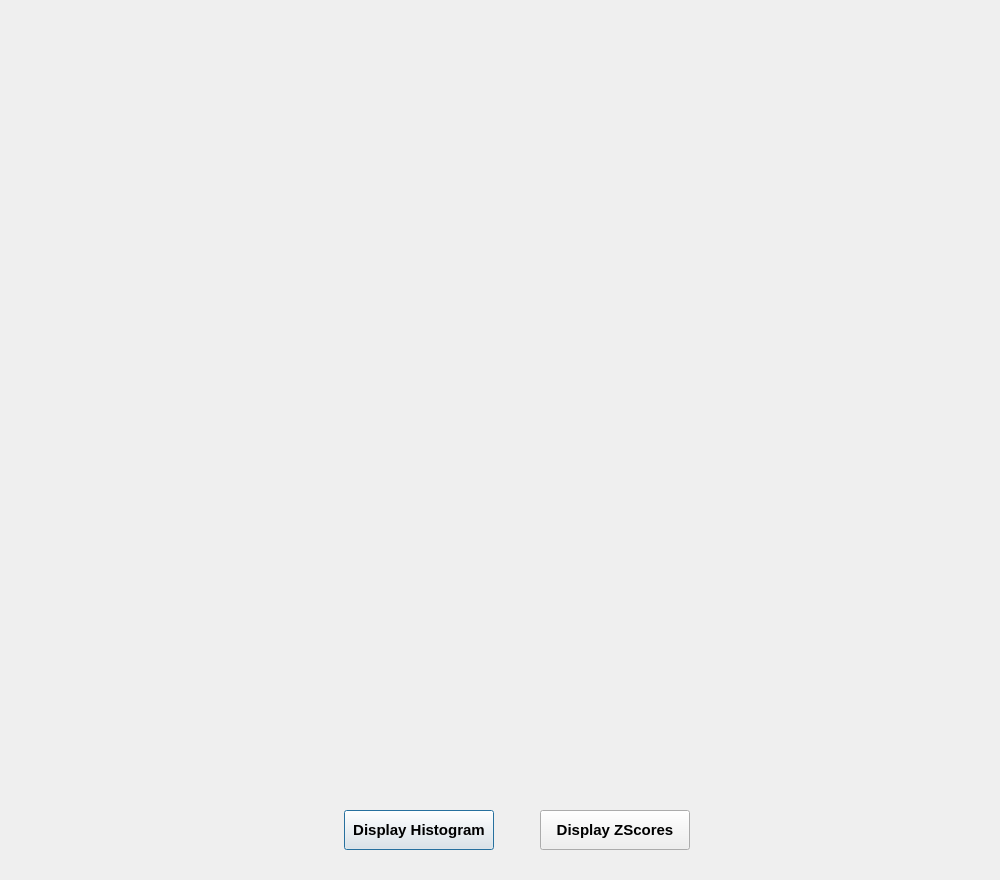
<?xml version="1.0" encoding="UTF-8"?>
<ui version="4.0">
 <class>Dialog</class>
 <widget class="QDialog" name="Dialog">
  <property name="geometry">
   <rect>
    <x>0</x>
    <y>0</y>
    <width>1000</width>
    <height>880</height>
   </rect>
  </property>
  <property name="windowTitle">
   <string>Dialog</string>
  </property>
  <widget class="QWidget" name="verticalLayoutWidget">
   <property name="geometry">
    <rect>
     <x>0</x>
     <y>0</y>
     <width>991</width>
     <height>781</height>
    </rect>
   </property>
   <layout class="QVBoxLayout" name="graphsLayout"/>
  </widget>
  <widget class="QPushButton" name="displayHistogrambutton">
   <property name="geometry">
    <rect>
     <x>344</x>
     <y>810</y>
     <width>150</width>
     <height>40</height>
    </rect>
   </property>
   <property name="font">
    <font>
     <family>Arial</family>
     <pointsize>11</pointsize>
     <weight>75</weight>
     <bold>true</bold>
    </font>
   </property>
   <property name="text">
    <string>Display Histogram</string>
   </property>
  </widget>
  <widget class="QPushButton" name="displayZScoresbutton">
   <property name="geometry">
    <rect>
     <x>540</x>
     <y>810</y>
     <width>150</width>
     <height>40</height>
    </rect>
   </property>
   <property name="font">
    <font>
     <family>Arial</family>
     <pointsize>11</pointsize>
     <weight>75</weight>
     <bold>true</bold>
    </font>
   </property>
   <property name="text">
    <string>Display ZScores</string>
   </property>
  </widget>
 </widget>
 <resources/>
 <connections/>
</ui>
